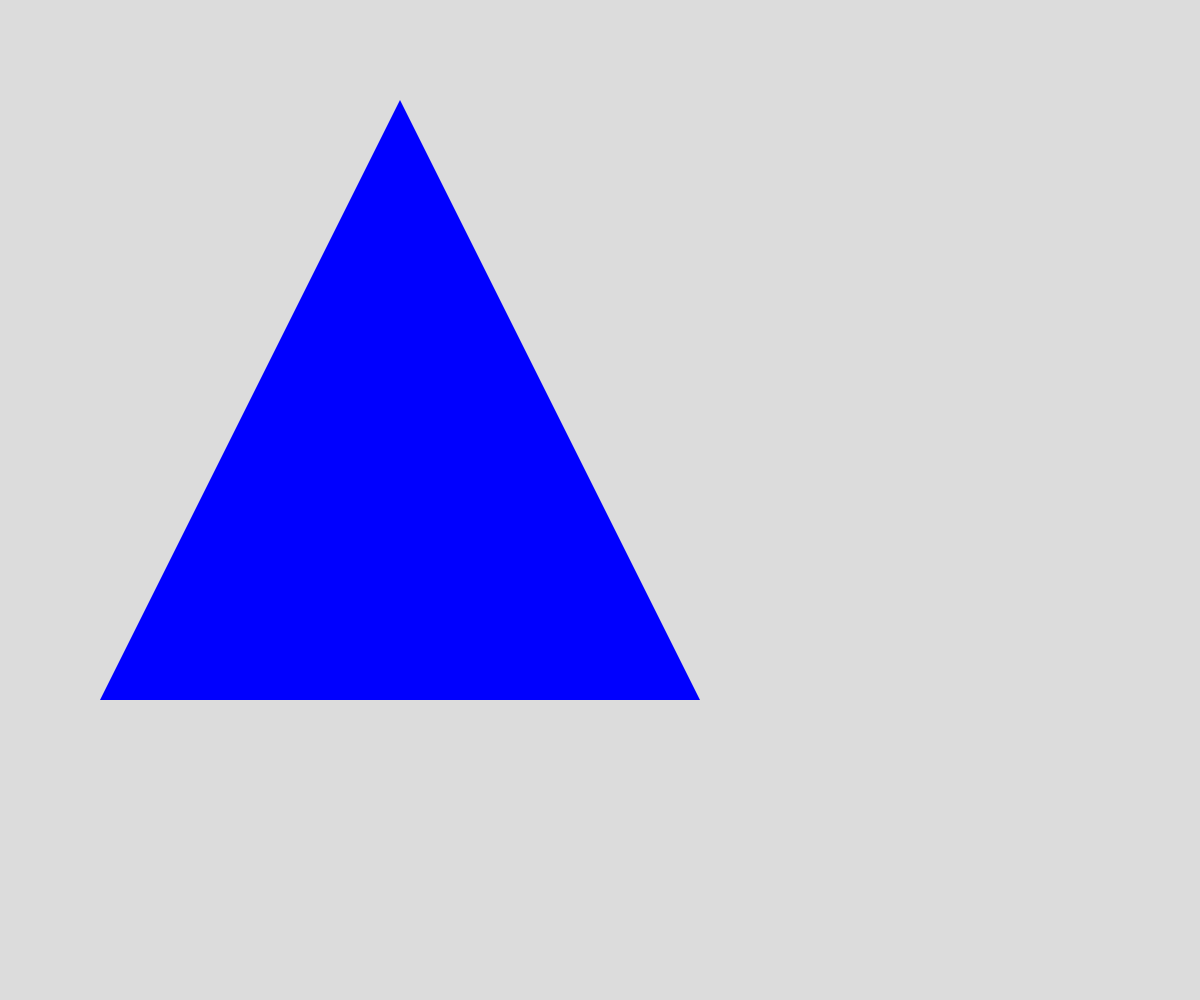
Frame 1 (no input)
Frame 60 (no input): identical to frame 1, image omitted
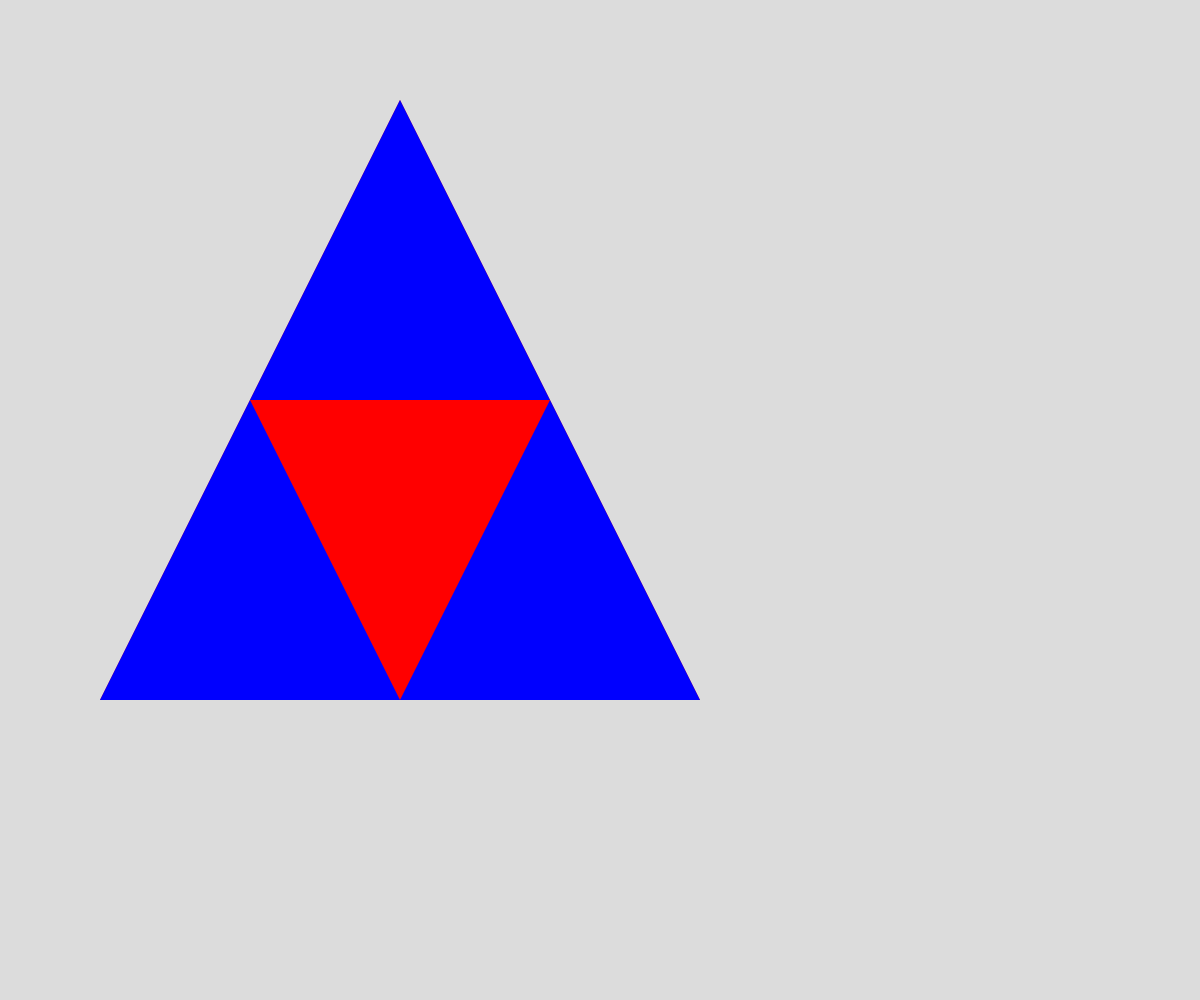
Frame 120 (the mouse pressed at the canvas centre since frame 60)

The p5.js sketch that drew these frames (run headless with seeded random() and noise() and a simulated clock; from frame 60 on, the mouse is pressed at the canvas centre):

// p5.js sketch
// ── sketch.js
// Sierpinski

let triangleVertices = [
  {x: 400, y: 100},
  {x: 100, y: 700}, 
  {x: 700, y: 700},
];

let depth = 0;

function setup() {
  createCanvas(windowWidth, windowHeight);
}

function draw() {
  background(220);
  sierpinski(triangleVertices, depth);
}

function mousePressed() {
  depth++;
}

function sierpinski(points, degree) {
  let theColors = ["blue", "red", "green", "white", "yellow", "violet", "orange", "black"];
  fill(theColors[degree]);
  noStroke();
  triangle(points[0].x, points[0].y, points[1].x, points[1].y, points[2].x, points[2].y);

  if (degree > 0) {
    sierpinski([points[0],
                getMidpoint(points[0], points[1]),
                getMidpoint(points[0], points[2])],
                degree-1);

    sierpinski([points[1],
                getMidpoint(points[0], points[1]),
                getMidpoint(points[1], points[2])],
                degree-1);

    sierpinski([points[2],
                getMidpoint(points[0], points[2]),
                getMidpoint(points[1], points[2])],
                degree-1);
  }
}

function getMidpoint(point1, point2) {
  let xDiff = (point1.x + point2.x)/2;
  let yDiff = (point1.y + point2.y)/2;
  let midpoint = {x: xDiff, y: yDiff};
  return midpoint;
}
